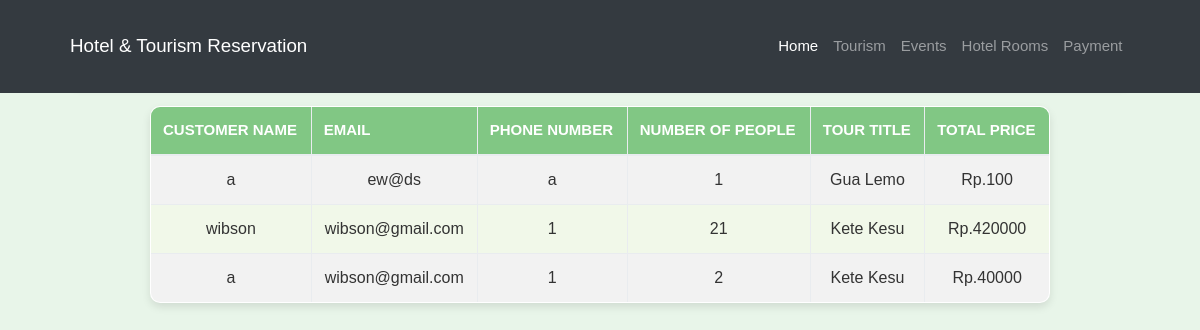
The app's page /payment.php with its own data.
### tables this page shows
CREATE TABLE `tour_reserves` (
  `id` int(11) NOT NULL,
  `tour_id` int(11) NOT NULL,
  `reservations` int(11) NOT NULL,
  `cus_name` varchar(255) NOT NULL,
  `email` varchar(255) NOT NULL,
  `phone` varchar(255) NOT NULL
);

CREATE TABLE `tourism` (
  `id` int(11) NOT NULL,
  `title` varchar(255) NOT NULL,
  `photo` text NOT NULL,
  `photo1` text NOT NULL,
  `photo2` text NOT NULL,
  `location` varchar(255) NOT NULL,
  `details` text NOT NULL,
  `details2` text NOT NULL,
  `date` date NOT NULL,
  `time` time NOT NULL,
  `price` varchar(255) NOT NULL,
  `reservations` int(11) NOT NULL
);

### payment.php (the view, shortened to what this page needs)
<?php
require_once 'core/core.php';
include 'includes/header.php';
include 'includes/navigation.php';
$sql = "SELECT * FROM tour_reserves";
$result = $db->query($sql);
?>
<link rel="stylesheet" href="payment.css">
<div class="container">
    <div class="page-header">
        <h2 class="text-center">Booking List</h2>
    </div>
    <?php if(mysqli_num_rows($result) > 0): ?>
        <table class="table table-bordered table-striped">
            <thead>
                <tr>
                    <th>Customer Name</th>
                    <th>Email</th>
                    <th>Phone Number</th>
                    <th>Number of People</th>
                    <th>Tour Title</th>
                    <th>Total Price</th>
                </tr>
            </thead>
            <tbody>
                <?php while($row = mysqli_fetch_assoc($result)): ?>
                    <?php
                    $tourID = $row['tour_id'];
                    $tourQuery = $db->query("SELECT * FROM tourism WHERE id = '$tourID'");
                    $tour = mysqli_fetch_assoc($tourQuery);
                    ?>
                    <tr>
                        <td><?= $row['cus_name']; ?></td>
                        <td><?= $row['email']; ?></td>
                        <td><?= $row['phone']; ?></td>
                        <td><?= $row['reservations']; ?></td>
                        <td><?= $tour['title']; ?></td>
                        <td>Rp.<?= $tour['price'] * $row['reservations']; ?></td>
                    </tr>
                <?php endwhile; ?>
            </tbody>
        </table>
    <?php else: ?>
        <p class="text-center">No bookings available.</p>
    <?php endif; ?>
</div>

### includes/header.php (shortened to what this page needs)
<!DOCTYPE html>
<html lang="en">
  <head>
    <link href="vendor/bootstrap/css/bootstrap.min.css" rel="stylesheet">
    <link href="css/w3.css" rel="stylesheet">
    <link href="css/full-width-pics.css" rel="stylesheet">
  </head>
  <body>

### includes/navigation.php (shortened to what this page needs)
<nav class="navbar navbar-expand-lg navbar-dark bg-dark fixed-top">
    <div class="container">
      <a class="navbar-brand" href="index.php">Hotel & Tourism Reservation</a>
      <div class="collapse navbar-collapse" id="navbarResponsive">
        <ul class="navbar-nav ml-auto">
          <li class="nav-item active">
            <a class="nav-link" href="index.php">Home
            </a>
          </li>
          <li class="nav-item">
            <a class="nav-link" href="tourism.php">Tourism</a>
          </li>
          <li class="nav-item">
            <a class="nav-link" href="events.php">Events</a>
          </li>
          <li class="nav-item">
            <a class="nav-link" href="rooms.php">Hotel Rooms</a>
          </li>
          <li class="nav-item">
            <a class="nav-link" href="payment.php">Payment</a>
          </li>
        </ul>
      </div>
    </div>
  </nav>

### css/w3.css (style rules this page uses)
* { -webkit-box-sizing:border-box;-moz-box-sizing:border-box;box-sizing:border-box }
html { -ms-text-size-adjust:100%;-webkit-text-size-adjust:100% }
body { margin:0 }
article,aside,details,figcaption,figure,footer,header,hgroup,main,menu,nav,section,summary { display:block }
a { -webkit-tap-highlight-color:transparent;background-color:transparent }
html,body { font-family:Verdana,sans-serif;font-size:15px;line-height:1.5 }
h1,h2,h3,h4,h5,h6,.w3-slim,.w3-wide { font-family:"Segoe UI",Arial,sans-serif }
h2 { font-size:30px }
h1,h2,h3,h4,h5,h6 { font-weight:400;margin:10px 0 }
a { color:inherit }
table { border-collapse:collapse;border-spacing:0;width:100%;display:table }
table,th,td { border:none }

### css/full-width-pics.css (style rules this page uses)
body { padding-top: 54px; }
@media (min-width: 992px) { body { padding-top: 56px; } }

### payment.css (style rules this page uses)
body { font-family: 'Poppins', sans-serif; background-color: #e8f5e9; margin: 0; padding: 0; }
.page-header { background: linear-gradient(135deg, #64b5f6, #81c784); color: white; padding: 20px; border-radius: 8px; margin-bottom: 20px; box-shadow: 0 4px 6px rgba(0, 0, 0, 0.1); }
.page-header h2 { font-family: 'Roboto Slab', serif; font-size: 24px; text-align: center; margin: 0; }
.table { background-color: #ffffff; border-radius: 10px; overflow: hidden; box-shadow: 0 4px 8px rgba(0, 0, 0, 0.1); margin: 20px auto; width: 100%; max-width: 900px; }
.table th { background-color: #81c784; color: white; text-transform: uppercase; font-weight: bold; padding: 12px; }
.table td { padding: 12px; text-align: center; font-size: 16px; color: #333333; }
.table tr:nth-child(even) { background-color: #f1f8e9; }
.container { max-width: 1100px; margin: 0 auto; padding: 20px; }
h2 { margin-bottom: 20px; }
.text-center { text-align: center; }

### records on screen
tour_reserves: cus_name "a", email "ew@ds", phone "a", reservations "1", tourism.title "Gua Lemo", tourism.price "100"
tour_reserves: cus_name "wibson", email "wibson@gmail.com", phone "1", reservations "21", tourism.title "Kete Kesu", $tour['price']*$row['reservations'] "420000"
tour_reserves: cus_name "a", email "wibson@gmail.com", phone "1", reservations "2", tourism.title "Kete Kesu", $tour['price']*$row['reservations'] "40000"
